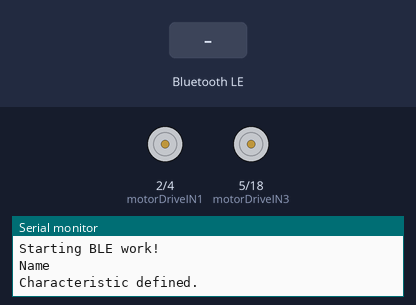
The sketch below on a simulated ESP32. Parts: motor-driver pin pairs drawn as motors (green arrow = first pin HIGH = forward, orange = second pin HIGH = backward, longer = more drive), the last lines printed to the serial monitor. The inputs (shaded band) are chosen by the test bench. EEPROM starts erased; nothing arrives over Bluetooth unless stated; a phone connects over Bluetooth LE 3 s after start.

Above: at 1.2 s.
1.3 s: Bluetooth LE write "Start" received
At 2.2 s:
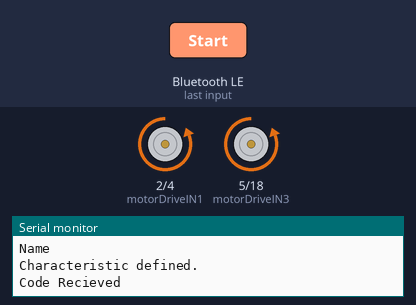
3.0 s: Bluetooth LE write "Stop" received
At 3.4 s:
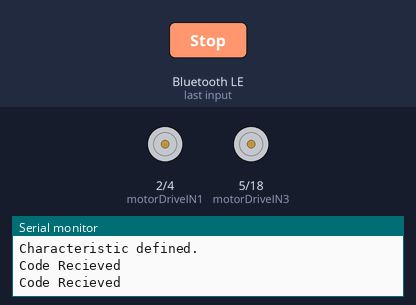
Timing chart, 0 to 6.0 s (numbered marks = the images above; inputs shaded):
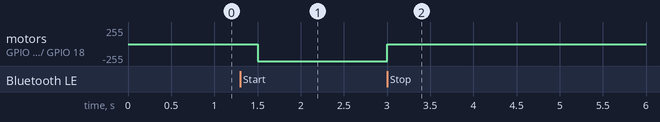

The sketch:

ESP32BluetoothCar.ino
```cpp
#include <BLEDevice.h>
#include <BLEUtils.h>
#include <BLEServer.h>
#include <BLE2902.h>
#include <EEPROM.h>

#define EEPROM_SIZE 64
#define SERVICE_UUID "5e87bd74-b350-4a6a-ae36-bb33e30499af"
#define CHARATERISTIC_DATA_UUID "2e550f9f-c882-467a-b35a-c7f12ecae2b3"
#define DELAY 250
#define motorDriveIN1 2
#define motorDriveIN2 4
#define motorDriveIN3 5
#define motorDriveIN4 18

bool _messageReceivedComplete = false;
BLECharacteristic *pCharacteristicData;
std::string _message;
// std::string _data = "<!DOCTYPE html><html><body><h1>BLE Button Admin Page</h1><p>Hello</p></body></html>";

class ServerReadCallbacks: public BLECharacteristicCallbacks
{
    void onWrite(BLECharacteristic *pCharacteristic)
    {
      _message = pCharacteristic->getValue();
      _messageReceivedComplete = true;
    }
};

void setup()
{
  Serial.begin(115200);
  Serial.println("Starting BLE work!");

  EEPROM.begin(EEPROM_SIZE);
  String deviceName = EEPROM.readString(0);
  Serial.println("Name " + deviceName);
  int nameLength = deviceName.length();
  if(nameLength == 0 ||
      nameLength == 1 &&
        deviceName == "0")
  {
    deviceName = "BLE ESP32";
  }

  BLEDevice::init(deviceName.c_str());
  BLEServer *pServer = BLEDevice::createServer();
  //pServer->setCallbacks(new EchoServerCallbacks());

  BLEService *pService = pServer->createService(SERVICE_UUID);

  pCharacteristicData = pService->createCharacteristic(
                          CHARATERISTIC_DATA_UUID,
                          BLECharacteristic::PROPERTY_READ | BLECharacteristic::PROPERTY_NOTIFY | BLECharacteristic::PROPERTY_WRITE
                        );
  pCharacteristicData->addDescriptor(new BLE2902());
  pCharacteristicData->setCallbacks(new ServerReadCallbacks());


  pService->start();
  BLEAdvertising *pAdvertising = pServer->getAdvertising();
  pAdvertising->start();
  Serial.println("Characteristic defined.");
  pinMode(motorDriveIN1, OUTPUT);
  pinMode(motorDriveIN2, OUTPUT);
  pinMode(motorDriveIN3, OUTPUT);
  pinMode(motorDriveIN4, OUTPUT);
}

void loop()
{
  delay(DELAY);

  if (_messageReceivedComplete)
  {
    _messageReceivedComplete = false;
    int length = _message.length();
    if (length > 0)
    {

      if(_message == "Start")
        moveForward();
	  if(_message == "Stop")
        moveStop();
      Serial.println("Code Recieved");

    }
  }
}

void moveForward(){
  //motor R
  digitalWrite(motorDriveIN1, LOW);
  digitalWrite(motorDriveIN2, HIGH);
  //motor L
  digitalWrite(motorDriveIN3, LOW);
  digitalWrite(motorDriveIN4, HIGH);

}

void moveBackward(){
  //motor R
  digitalWrite(motorDriveIN1, HIGH);
  digitalWrite(motorDriveIN2, LOW);
  //motor L
  digitalWrite(motorDriveIN3, HIGH);
  digitalWrite(motorDriveIN4, LOW);
}

void moveStop(){
  //motor R
  digitalWrite(motorDriveIN1, LOW);
  digitalWrite(motorDriveIN2, LOW);
  //motor L
  digitalWrite(motorDriveIN3, LOW);
  digitalWrite(motorDriveIN4, LOW);
}
```

Measured:
- after the input at 1.3 s, motor on GPIO 2 (motorDriveIN1) / GPIO 4 (motorDriveIN2), motor on GPIO 5 (motorDriveIN3) / GPIO 18 (motorDriveIN4): stopped → backward 255/255 after 0.20 s
- after the input at 3.0 s, motor on GPIO 2 (motorDriveIN1) / GPIO 4 (motorDriveIN2), motor on GPIO 5 (motorDriveIN3) / GPIO 18 (motorDriveIN4): backward 255/255 → stopped at once
